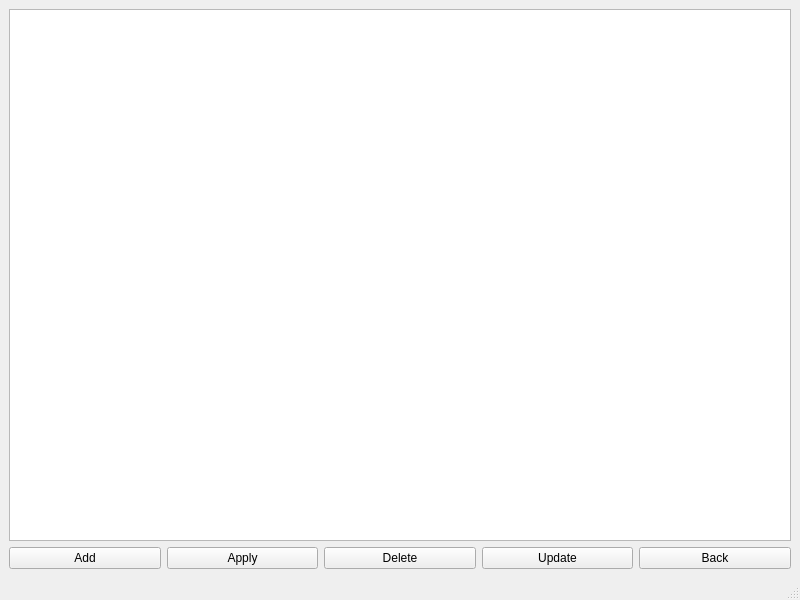
<?xml version="1.0" encoding="UTF-8"?>
<ui version="4.0">
 <class>WorkerDataBase</class>
 <widget class="QMainWindow" name="WorkerDataBase">
  <property name="geometry">
   <rect>
    <x>0</x>
    <y>0</y>
    <width>800</width>
    <height>600</height>
   </rect>
  </property>
  <property name="windowTitle">
   <string>MainWindow</string>
  </property>
  <widget class="QWidget" name="centralwidget">
   <layout class="QGridLayout" name="gridLayout">
    <item row="1" column="0">
     <widget class="QPushButton" name="WorkerAddButton">
      <property name="text">
       <string>Add</string>
      </property>
     </widget>
    </item>
    <item row="1" column="4">
     <widget class="QPushButton" name="WorkerBackButton">
      <property name="text">
       <string>Back</string>
      </property>
     </widget>
    </item>
    <item row="0" column="0" colspan="5">
     <widget class="QTableView" name="WorkerDBTableView"/>
    </item>
    <item row="1" column="1">
     <widget class="QPushButton" name="pushButton">
      <property name="text">
       <string>Apply</string>
      </property>
     </widget>
    </item>
    <item row="1" column="2">
     <widget class="QPushButton" name="WorkerDeleteButton_2">
      <property name="text">
       <string>Delete</string>
      </property>
     </widget>
    </item>
    <item row="1" column="3">
     <widget class="QPushButton" name="pushButton_2">
      <property name="text">
       <string>Update</string>
      </property>
     </widget>
    </item>
   </layout>
  </widget>
  <widget class="QMenuBar" name="menubar">
   <property name="geometry">
    <rect>
     <x>0</x>
     <y>0</y>
     <width>800</width>
     <height>21</height>
    </rect>
   </property>
  </widget>
  <widget class="QStatusBar" name="statusbar"/>
 </widget>
 <resources/>
 <connections/>
</ui>
